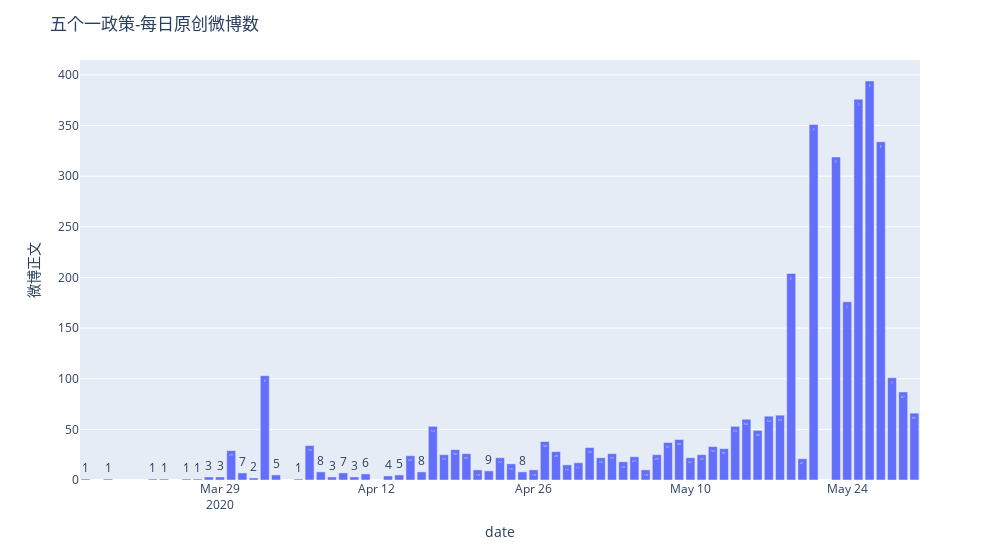

The code cell stored with this chart in its notebook:
### Code cell
data = df.groupby('date').agg({'微博正文' : 'count', '转发数':'sum'})[['微博正文','转发数']].reset_index()
data['平均转发数'] = data['转发数']/data['微博正文']
fig = px.bar(data_frame=data, y='微博正文',x='date',text='微博正文')
fig.update_layout(width=1000, title = '五个一政策-每日原创微博数')
fig.show()

### Figure 1 — Plotly figure (JSON) as saved in the notebook; plotly's stock layout.template omitted (floating-point values rounded to 4 significant figures)
{"data": [{"alignmentgroup": "True", "hovertemplate": "date=%{x}<br>微博正文=%{text}<extra></extra>", "legendgroup": "", "marker": {"color": "#636efa"}, "name": "", "offsetgroup": "", "orientation": "v", "showlegend": false, "text": [1, 1, 1, 1, 1, 1, 3, 3, 29, 7, 2, 103, 5, 1, 34, 8, 3, 7, 3, 6, 4, 5, 24, 8, 53, 25, 30, 26, 10, 9, 22, 16, 8, 10, 38, 28, 15, 17, 32, 22, 26, 18, 23, 10, 25, 37, 40, 22, 25, 33, 31, 53, 60, 49, 63, 64, 204, 21, 351, 319, 176, 376, 394, 334, 101, 87, 66], "textposition": "auto", "type": "bar", "x": ["2020-03-17T00:00:00", "2020-03-19T00:00:00", "2020-03-23T00:00:00", "2020-03-24T00:00:00", "2020-03-26T00:00:00", "2020-03-27T00:00:00", "2020-03-28T00:00:00", "2020-03-29T00:00:00", "2020-03-30T00:00:00", "2020-03-31T00:00:00", "2020-04-01T00:00:00", "2020-04-02T00:00:00", "2020-04-03T00:00:00", "2020-04-05T00:00:00", "2020-04-06T00:00:00", "2020-04-07T00:00:00", "2020-04-08T00:00:00", "2020-04-09T00:00:00", "2020-04-10T00:00:00", "2020-04-11T00:00:00", "2020-04-13T00:00:00", "2020-04-14T00:00:00", "2020-04-15T00:00:00", "2020-04-16T00:00:00", "2020-04-17T00:00:00", "2020-04-18T00:00:00", "2020-04-19T00:00:00", "2020-04-20T00:00:00", "2020-04-21T00:00:00", "2020-04-22T00:00:00", "2020-04-23T00:00:00", "2020-04-24T00:00:00", "2020-04-25T00:00:00", "2020-04-26T00:00:00", "2020-04-27T00:00:00", "2020-04-28T00:00:00", "2020-04-29T00:00:00", "2020-04-30T00:00:00", "2020-05-01T00:00:00", "2020-05-02T00:00:00", "2020-05-03T00:00:00", "2020-05-04T00:00:00", "2020-05-05T00:00:00", "2020-05-06T00:00:00", "2020-05-07T00:00:00", "2020-05-08T00:00:00", "2020-05-09T00:00:00", "2020-05-10T00:00:00", "2020-05-11T00:00:00", "2020-05-12T00:00:00", "2020-05-13T00:00:00", "2020-05-14T00:00:00", "2020-05-15T00:00:00", "2020-05-16T00:00:00", "2020-05-17T00:00:00", "2020-05-18T00:00:00", "2020-05-19T00:00:00", "2020-05-20T00:00:00", "2020-05-21T00:00:00", "2020-05-23T00:00:00", "2020-05-24T00:00:00", "2020-05-25T00:00:00", "2020-05-26T00:00:00", "2020-05-27T00:00:00", "2020-05-28T00:00:00", "2020-05-29T00:00:00", "2020-05-30T00:00:00"], "xaxis": "x", "y": [1, 1, 1, 1, 1, 1, 3, 3, 29, 7, 2, 103, 5, 1, 34, 8, 3, 7, 3, 6, 4, 5, 24, 8, 53, 25, 30, 26, 10, 9, 22, 16, 8, 10, 38, 28, 15, 17, 32, 22, 26, 18, 23, 10, 25, 37, 40, 22, 25, 33, 31, 53, 60, 49, 63, 64, 204, 21, 351, 319, 176, 376, 394, 334, 101, 87, 66], "yaxis": "y"}], "layout": {"barmode": "relative", "legend": {"tracegroupgap": 0}, "margin": {"t": 60}, "title": {"text": "五个一政策-每日原创微博数"}, "width": 1000, "xaxis": {"anchor": "y", "domain": [0, 1], "title": {"text": "date"}}, "yaxis": {"anchor": "x", "domain": [0, 1], "title": {"text": "微博正文"}}}}
